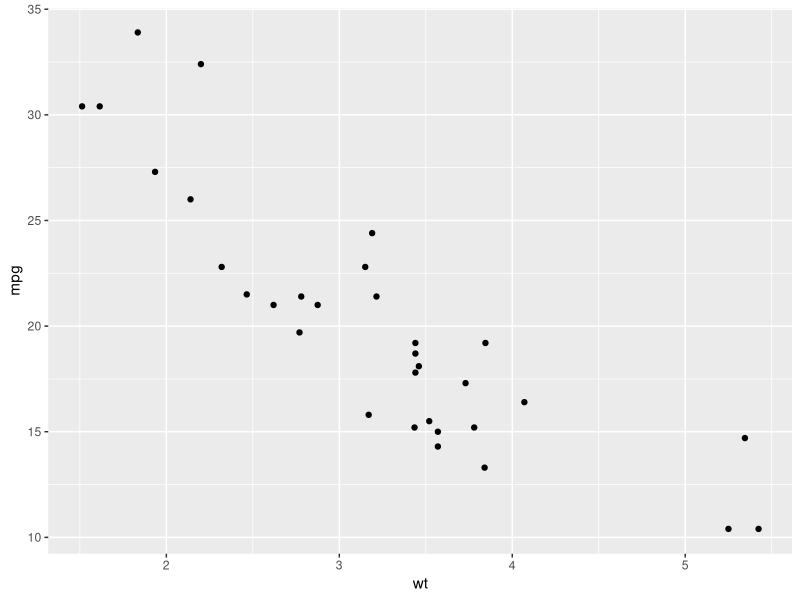
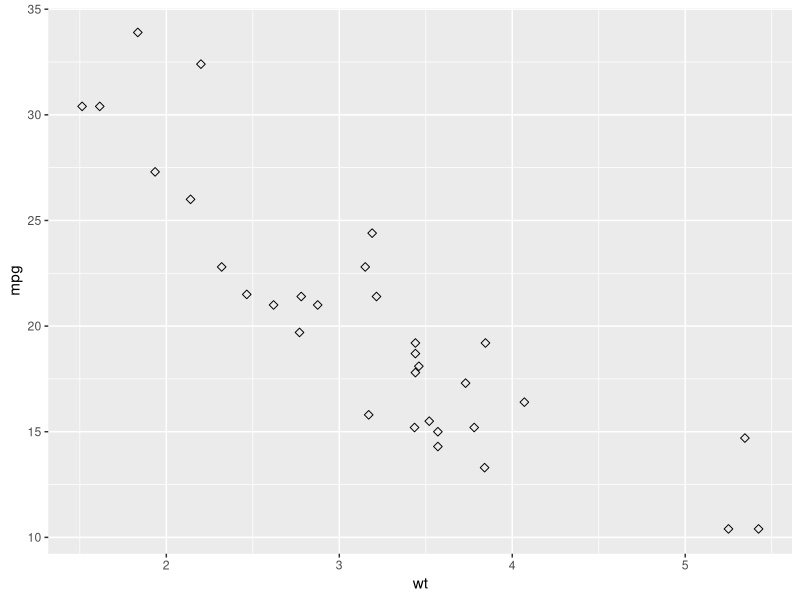

Here is the R script that generated these plots, in order:
## ---- chunk 1
mtcars$cyl <- as.factor(mtcars$cyl)
head(mtcars)

## ---- chunk 2
library(ggplot2)
# Basic scatter plot
ggplot(mtcars, aes(x=wt, y=mpg)) + geom_point()
# Change the point size, and shape
ggplot(mtcars, aes(x=wt, y=mpg)) +
  geom_point(size=2, shape=23)

